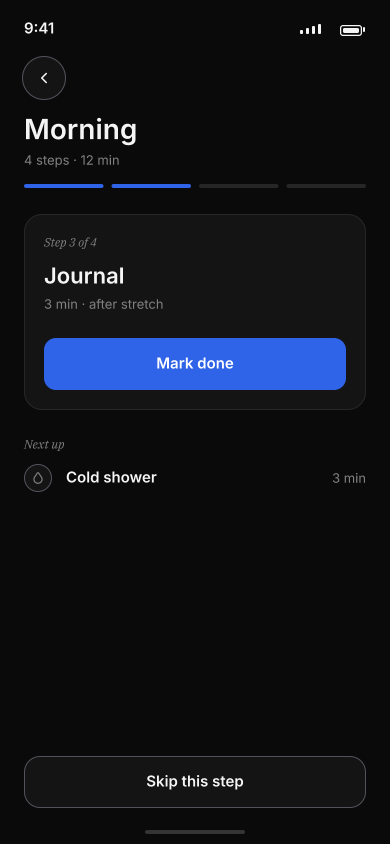
#> input picture design/archive/renders/04-routine-run.png, 780 x 1688 px, found by its file name (shown at 1/2 size)
$ python m23.py
#> lines starting #> are read from the running program, lines starting #| are printed output that depends on the picture; after the words box and inside, x2 and y2 are one past the last pixel; in counts of white or black regions, pixels touching at a corner belong together
from PIL import Image
import numpy as np
base = 'D:/Apps/projects/habit_tracker/design/renders/'
im = np.array(Image.open(base + '04-routine-run.png').convert('RGB')).astype(int)
ink = (np.abs(im - 10).max(axis=2) > 4)
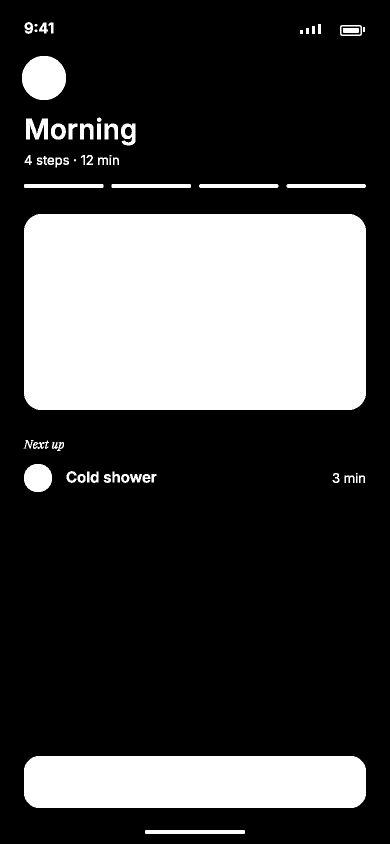
#> ink: shape (1688, 780) bool (shown at 1/2 size); 27.6% white; 62 white regions (3 under 20 px), largest, box (x1, y1, x2, y2) and area: (48, 428, 732, 820) 267096, (48, 1512, 732, 1616) 70340, (44, 112, 132, 200) 6180
ys = np.where(ink[800:1600, 140:600].any(axis=1))[0]
#> ys = 132 values from 0 to 799
runs = []
a = ys[0]; p = ys[0]
#> after `a = ys[0]`: a = 0
#> after `p = ys[0]`: p = 0
for c in ys[1:]:
    if c > p+1:
        runs.append((int(a+800), int(p+800))); a = c
    p = c
#> this loop made 131 passes
#> (c, a, p) on passes 20, 44: (142, 142, 142), (712, 712, 712)
#> (c, p) on passes 21 to 26: (143, 143), (144, 144), (145, 145), (146, 146), (147, 147), (148, 148)
#> after the loop, runs = [(800, 819), (942, 965)]
runs.append((int(a+800), int(p+800)))
print('text bands', runs)
#| text bands [(800, 819), (942, 965), (1512, 1599)]
for y0, y1 in runs:
    s = ink[y0:y1+1, 0:780]
    cols = np.where(s.any(axis=0))[0]
    print('band', y0, y1, 'x', int(cols.min()), int(cols.max()))
#> this loop made 3 passes
#> (y0, y1) on passes 1 to 3: (800, 819), (942, 965), (1512, 1599)
#| band 800 819 x 52 727
#| band 942 965 x 48 729
#| band 1512 1599 x 48 731
#> pass 3, `s = ink[y0:y1+1, 0:780]`:
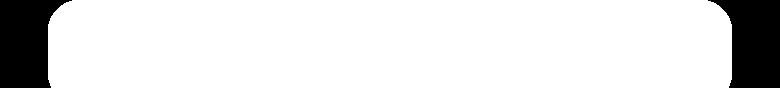
#> s: shape (88, 780) bool; 87.1% white; 2 black regions, box (x1, y1, x2, y2) and area: (0, 0, 72, 88) 4438, (708, 0, 780, 88) 4438

$ run again, with design/archive/renders/01-today.png copied over design/archive/renders/04-routine-run.png
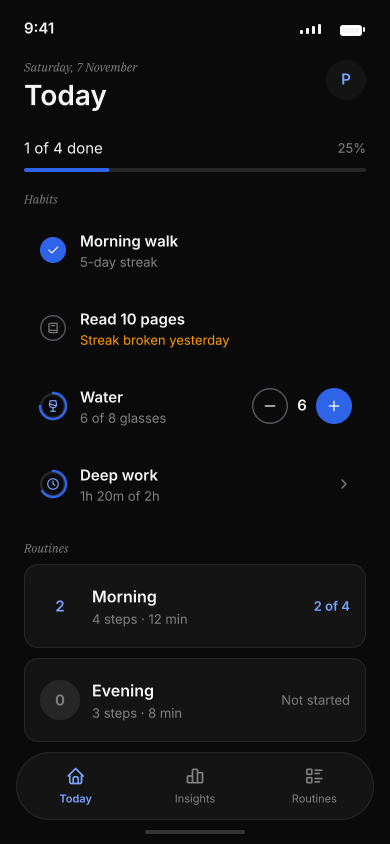
#> input picture design/archive/renders/01-today.png, 780 x 1688 px, found by its file name (shown at 1/2 size)
#> `ink = (np.abs(im - 10).max(axis=2) > 4)`:
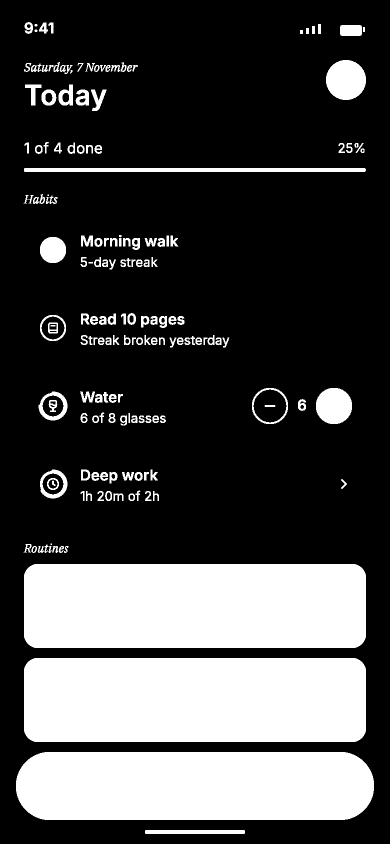
#> ink: shape (1688, 780) bool (shown at 1/2 size); 27.9% white; 169 white regions (2 under 20 px), largest, box (x1, y1, x2, y2) and area: (48, 1128, 732, 1296) 114288, (48, 1316, 732, 1484) 114288, (32, 1504, 748, 1640) 93560
#> ys = 532 values from 0 to 799
#> `a = ys[0]`: a = 0
#> the loop `for c in ys[1:]:` made 531 passes
#> (a, p) on pass 51: (139, 139)
#> after the loop `for c in ys[1:]:`: runs = [(800, 850), (939, 966), (981, 1001), (1128, 1295), (1316, 1483)]
#| text bands [(800, 850), (939, 966), (981, 1001), (1128, 1295), (1316, 1483), (1504, 1599)]
#> the loop `for y0, y1 in runs:` made 6 passes
#> (printed output is left out)
#> pass 2, `s = ink[y0:y1+1, 0:780]`:
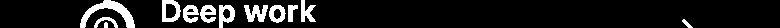
#> s: shape (28, 780) bool; 10.4% white; 12 white regions, largest, box (x1, y1, x2, y2) and area: (80, 0, 135, 28) 530, (244, 5, 268, 22) 257, (162, 0, 181, 22) 244
